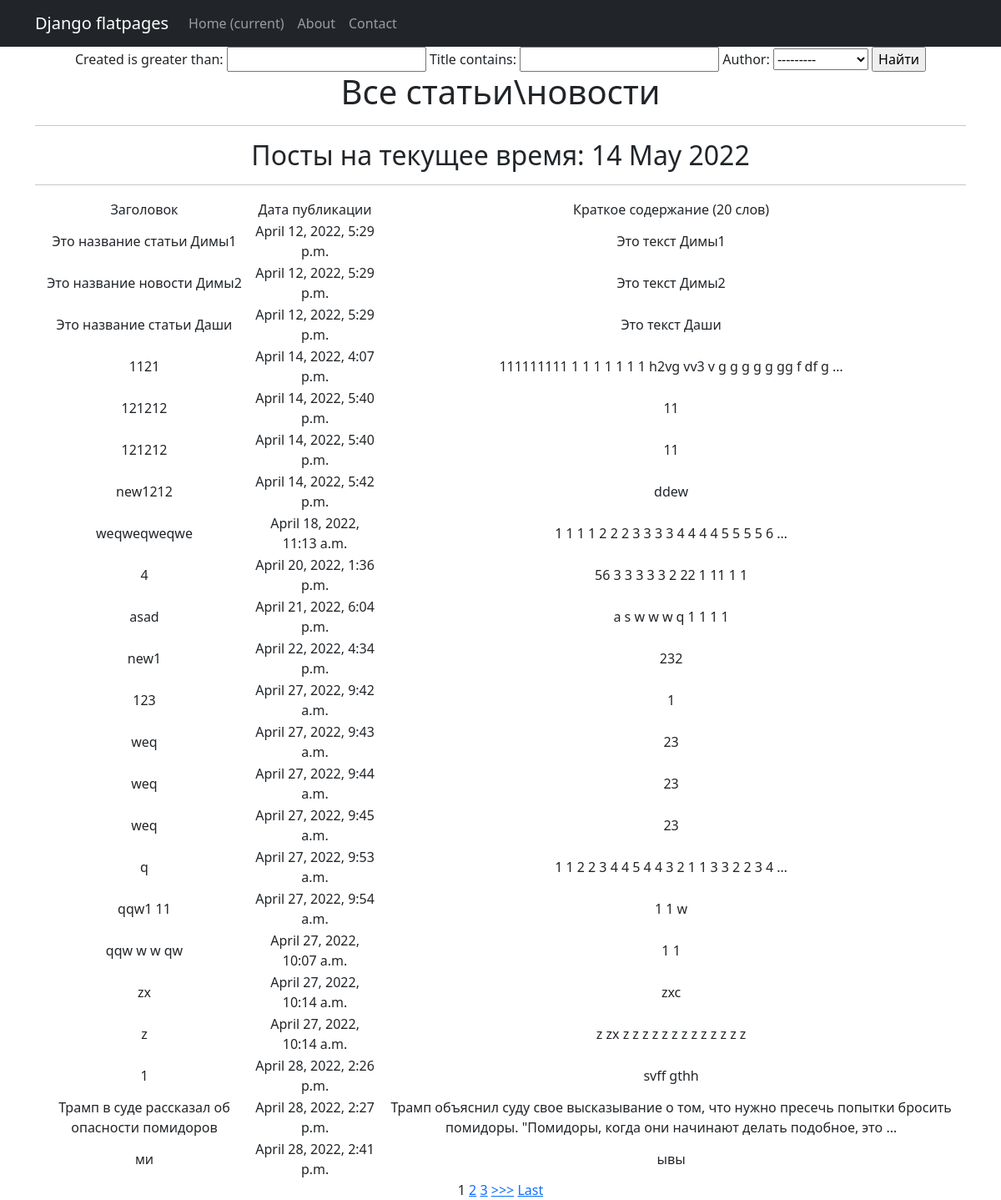
Page /news/search/ on the earlier database version.
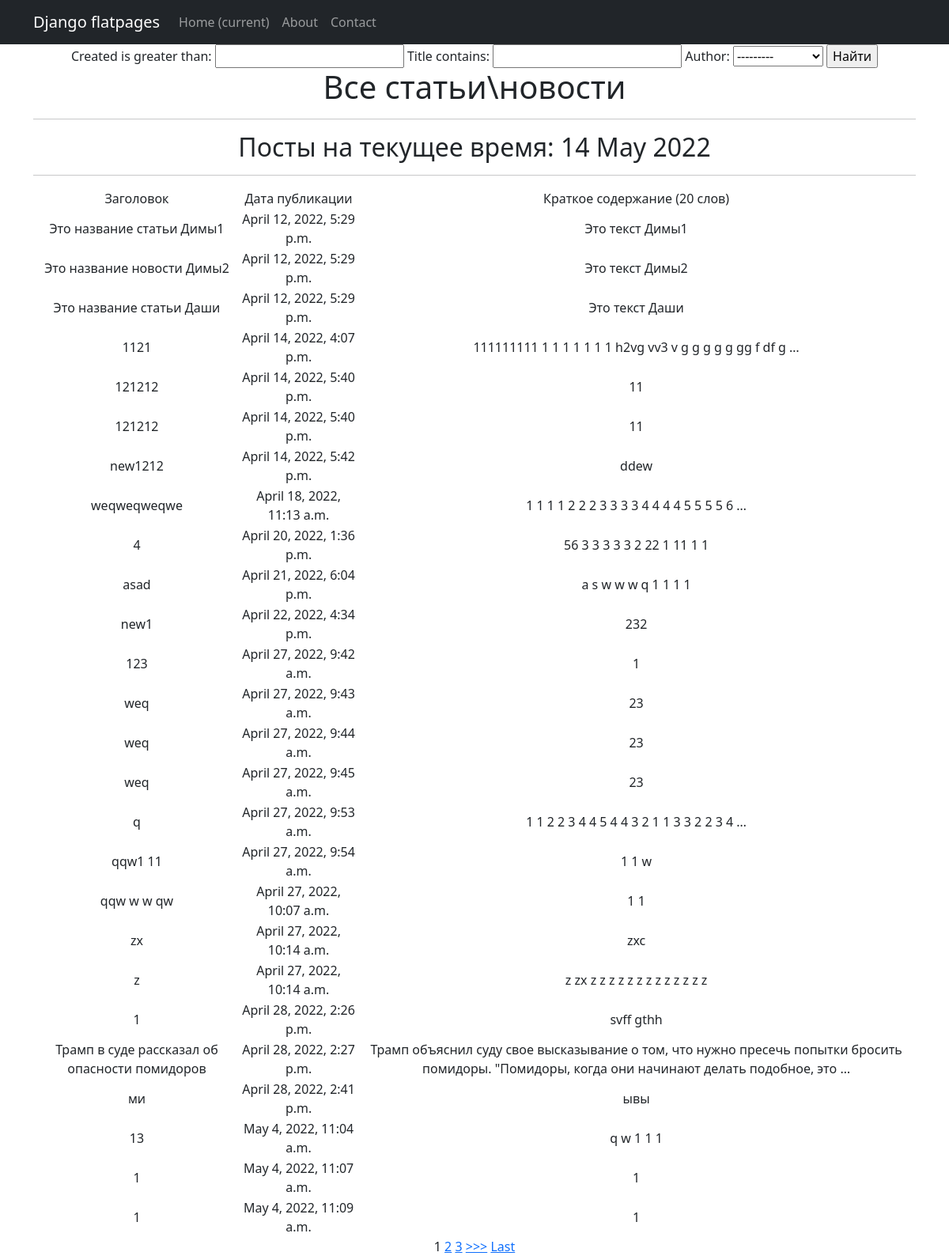
Same page on the later database version.
### news/models.py (models this page shows, shortened)
class Post(models.Model):
    article = 'a'
    news = 'n'
    POST_TYPE = [
        (article, "Статья"),
        (news, "Новость")
    ]
    author = models.ForeignKey(Author, on_delete=models.CASCADE)
    post_type = models.CharField(max_length=1, choices=POST_TYPE, default=article)
    created = models.DateTimeField(auto_now_add=True)
    cats = models.ManyToManyField(Category, through='PostCategory')
    title = models.CharField(max_length=256)
    text = models.TextField()
    rating = models.IntegerField(default=0)

### news/views.py (the view)
# urls.py: path('search/', NewsFilter.as_view(), name='post_filter'),
class NewsFilter(ListView):
    model = Post
    template_name = 'news/search.html'
    context_object_name = 'post_filter'
    paginate_by = 4
    def get_context_data(self, **kwargs):  # забираем отфильтрованные объекты переопределяя метод get_context_data у
        context = super().get_context_data(**kwargs)
        context['filter'] = post_filter(self.request.GET,
                                        queryset=self.get_queryset())  # вписываем наш фильтр в контекст
        context['time_now'] = datetime.utcnow()
        context['value1'] = None
        return context

### news/models.py (called while the page is built)
    def __str__(self):
        return self.user.username

### news/templatetags/custom_filters.py (called while the page is built)
@register.filter (name = 'Censor')
def Censor (value):
    cens = ('qwerty', 'solomid')
    text = set(value.split())
    for x in text:
        for y in cens:
            if x == y:
                return value.replace(x, '-',3)
    return value

### templates/news/search.html (shortened to what this page needs)
{% extends 'flatpages/default.html' %}
{% load custom_filters %}
{% load custom_filters %}
{% block content %}
<form method="GET">
    {{ filter.form }}
    <input type="submit" value="Найти">
</form>
    <h1>Все статьи\новости</h1>
    <hr>
    <h2>Посты на текущее время: {{ time_now|date:'d M Y' }}</h2>
    <hr>
{% if post_filter %}
        <table>
            <tr>
                <td>
                    Заголовок
                </td>
                <td>
                    Дата публикации
                </td>
                <td>
                    Краткое содержание (20 слов)
                </td>
            </tr>
        {% for Post in filter.qs %}
            <tr>
                <td>
                    {{Post.title|Censor}}
                </td>
                <td>
                    {{Post.created}}
                </td>
                <td>
                    {{Post.text|truncatewords:20|Censor}}
                </td>
            </tr>
        {% endfor %}
        </table>
   {% else %}
        <h2>Товаров нет!</h2>
    {% endif %}
{% if is_paginated %}
    {% for num in page_obj.paginator.page_range %}
        {% if page_obj.number == num %}
            <a>{{ num }}</a>
        {% elif num > page_obj.number|add:'-3' and num < page_obj.number|add:'3' %}
            <a href="?page={{ num }}">{{ num }}</a>
        {% endif %}
    {% endfor %}
    {% if page_obj.has_next %}
        <a href="?page={{ page_obj.next_page_number }}">>>></a>
        <a href="?page={{ page_obj.paginator.num_pages }}">Last</a>
    {% endif %}
{% endif %}
{% endblock content %}

### templates/flatpages/default.html (shortened to what this page needs)
<!DOCTYPE html>
<html lang="en">
    <head>
        {% load static %}
        <link href="{% static 'css/styles.css' %}" rel="stylesheet" />
    </head>
    <body>
<nav class="navbar navbar-expand-lg navbar-dark bg-dark static-top">
   <div class="container">
       <a class="navbar-brand" href="#">Django flatpages</a>
       <div class="collapse navbar-collapse" id="navbarResponsive">
           <ul class="navbar-nav ml-auto">
               <li class="nav-item active">
                   <a class="nav-link" href="#">Home
                       <span class="sr-only">(current)</span>
                   </a>
               </li>
               <li class="nav-item">
                   <a class="nav-link" href="/about/">About</a>
               </li>
               <li class="nav-item">
                   <a class="nav-link" href="/contacts/">Contact</a>
               </li>
           </ul>
       </div>
   </div>
</nav>
<div class="container">
   <div class="row">
       <div class="col-lg-12 text-center">
           {% block content %}{% endblock content %}
       </div>
   </div>
</div>
    </body>
</html>

Differences in the rows shown:
added Post: title|Censor "13", created "May 4, 2022, 11:04 a.m.", text|Censor "q w 1 1 1"
added Post: title|Censor "1", created "May 4, 2022, 11:07 a.m.", text|Censor "1"
added Post: title|Censor "1", created "May 4, 2022, 11:09 a.m.", text|Censor "1"
